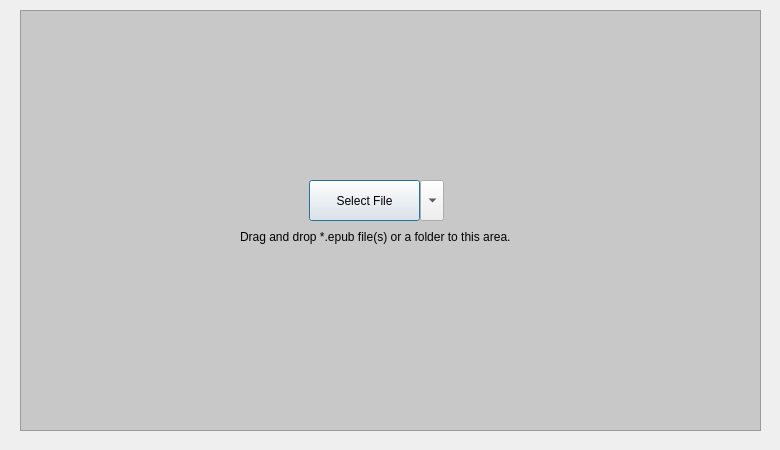
<?xml version="1.0" encoding="UTF-8"?>
<ui version="4.0">
 <class>FilePickerWidget</class>
 <widget class="QWidget" name="FilePickerWidget">
  <property name="geometry">
   <rect>
    <x>0</x>
    <y>0</y>
    <width>780</width>
    <height>450</height>
   </rect>
  </property>
  <property name="windowTitle">
   <string>Form</string>
  </property>
  <widget class="QLabel" name="textTip">
   <property name="enabled">
    <bool>true</bool>
   </property>
   <property name="geometry">
    <rect>
     <x>240</x>
     <y>229</y>
     <width>321</width>
     <height>16</height>
    </rect>
   </property>
   <property name="text">
    <string>Drag and drop *.epub file(s) or a folder to this area.</string>
   </property>
  </widget>
  <widget class="QComboBox" name="comboOptions">
   <property name="geometry">
    <rect>
     <x>420</x>
     <y>180</y>
     <width>24</width>
     <height>41</height>
    </rect>
   </property>
   <property name="maximumSize">
    <size>
     <width>24</width>
     <height>16777215</height>
    </size>
   </property>
   <property name="font">
    <font>
     <pointsize>8</pointsize>
    </font>
   </property>
   <property name="iconSize">
    <size>
     <width>16</width>
     <height>16</height>
    </size>
   </property>
  </widget>
  <widget class="QPushButton" name="buttonSelectFile">
   <property name="geometry">
    <rect>
     <x>309</x>
     <y>180</y>
     <width>111</width>
     <height>41</height>
    </rect>
   </property>
   <property name="text">
    <string>Select File</string>
   </property>
   <property name="default">
    <bool>true</bool>
   </property>
   <property name="flat">
    <bool>false</bool>
   </property>
  </widget>
  <widget class="QFrame" name="frame">
   <property name="geometry">
    <rect>
     <x>20</x>
     <y>10</y>
     <width>741</width>
     <height>421</height>
    </rect>
   </property>
   <property name="autoFillBackground">
    <bool>false</bool>
   </property>
   <property name="styleSheet">
    <string notr="true">background-color: rgb(200, 200, 200);</string>
   </property>
   <property name="frameShape">
    <enum>QFrame::StyledPanel</enum>
   </property>
   <property name="frameShadow">
    <enum>QFrame::Raised</enum>
   </property>
  </widget>
  <zorder>frame</zorder>
  <zorder>textTip</zorder>
  <zorder>comboOptions</zorder>
  <zorder>buttonSelectFile</zorder>
 </widget>
 <resources/>
 <connections/>
</ui>
